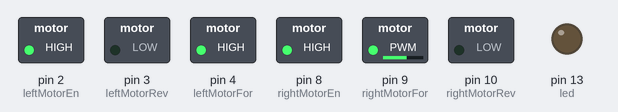
Bench run of a sketch on a simulated Arduino Uno, built with avr-gcc and run on an emulated ATmega328P. On the bench: switched loads named in the sketch (green lamp = pin HIGH), output pins drawn as LEDs (lit = HIGH).

Above: at 0.1 s.
Timing chart, 0 to 1.6 s (numbered marks = the images above):
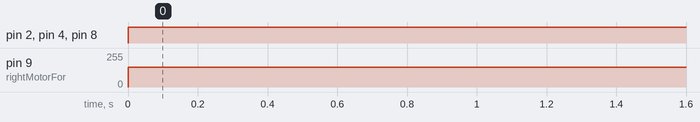

The sketch:

Motors_testing_mark1.ino
```cpp
/*
 * this testing code for motor output on mechamouse:
 * main contributers: Matthew Alaniz, Stephnie Cabrera
 */

int led = 13; // test led


//motor functions and variable declarations------------------------------------------------------------------------------------------------------------------------
//START OF FUNCTION DECLARATIONS
void rightFor(double);
void rightRev(double);
void leftFor(double);
void leftRev(double);
//END OF FUNCTION DECLARATIONS


//Right Motor
int rightMotorEn = 8; // Right Motor Enable
int rightMotorFor = 9; // Right Motor Forward
int rightMotorRev = 10; // Right Motor Reverse
//int rightMotorA = 11; // Right Motor A reading
//int rightMotorB = 12; // Right Motor A reading


//Left Motor
int leftMotorEn = 2; // Left Motor Enable
int leftMotorFor = 4; // Left Motor Forward
int leftMotorRev = 3; // Left Motor Reverse
//int leftMotorA = 5; // Left Motor A reading
//int leftMotorB = 6; // Left Motor B reading


//setup, varaiables, as outputs and endputs etc.  --------------------------------------------------------------------------------------------------------------------------
void setup() {
 // put your setup code here, to run once:
//sensor,output--------------------------------------------------------------
//Right Motor
pinMode(rightMotorEn, OUTPUT);
pinMode(rightMotorFor, OUTPUT);
pinMode(rightMotorRev, OUTPUT);
//pinMode(rightMotorA, INPUT);
//pinMode(rightMotorB, INPUT);


//Left Motor
pinMode(leftMotorEn, OUTPUT);
pinMode(leftMotorFor, OUTPUT);
pinMode(leftMotorRev, OUTPUT);
//pinMode(leftMotorA, INPUT);
//pinMode(leftMotorB, INPUT);

//LED
pinMode(led, OUTPUT); // test led


}

//main loop ----------------------------------------------------------------------------------------------------------------------
void loop() {
  // put your main code here, to run repeatedly

rightFor(150);
leftFor(150);

//start-----------
//follow through with rest of agorithm
//Right Forward
//rightFor(150);


//Left Forward
//(100);
//leftFor(150);

}
void rightFor(double rightSpeed){
  digitalWrite(rightMotorEn, HIGH);
  digitalWrite(rightMotorRev, LOW);
  analogWrite(rightMotorFor, rightSpeed);
}

void leftFor(double leftSpeed){
  digitalWrite(leftMotorEn, HIGH);
  digitalWrite(leftMotorRev, LOW);
  analogWrite(leftMotorFor, leftSpeed);
}


void rightRev(double rightSpeed){
  digitalWrite(rightMotorEn, HIGH);
  digitalWrite(rightMotorFor, LOW);
  analogWrite(rightMotorRev, rightSpeed);
}

void leftRev(double leftSpeed){
  digitalWrite(leftMotorEn, HIGH);
  digitalWrite(leftMotorFor, LOW);
  analogWrite(leftMotorRev, leftSpeed);
}
```

Measured:
- by itself, pin 2 (leftMotorEn), pin 4 (leftMotorFor), pin 8 (rightMotorEn): LOW → HIGH at 0.00 s
- by itself, pin 9 (rightMotorFor): 0/255 → 150/255 at 0.00 s
